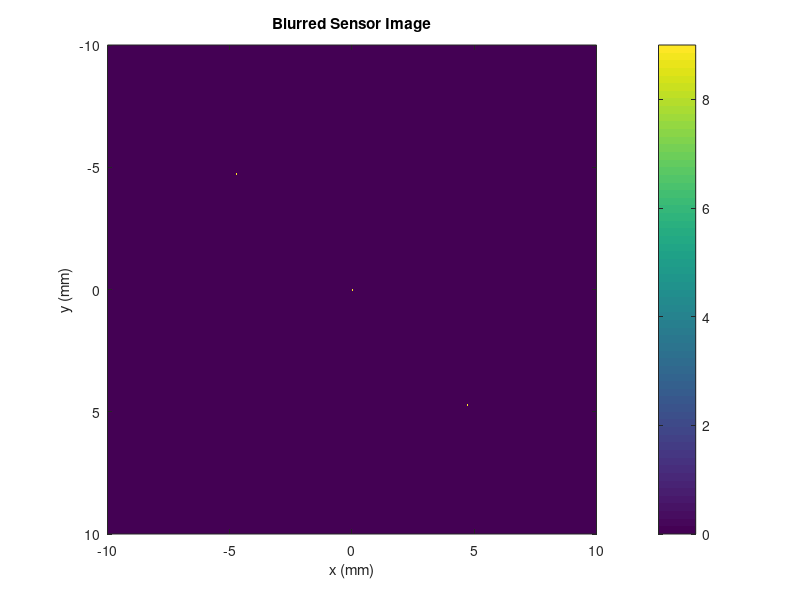
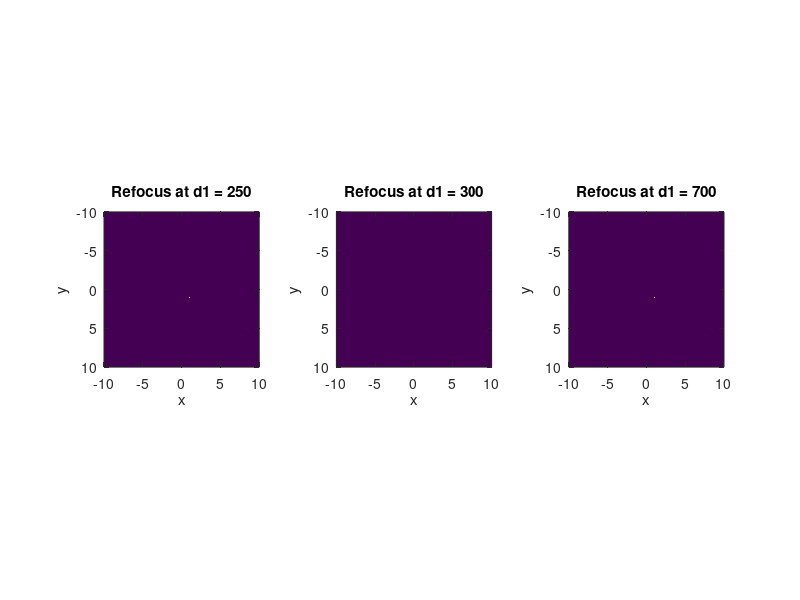

These charts were generated, in order, by the following MATLAB code:
%% Multiple rays per point %%
clear; close all; clc; 

%System
d1 = 800;
Fl = 6;
%d2 = (Fl*d1)/(d1-Fl);
d2 = Fl;
thetaX0 = deg2rad(0);
thetaY0 = deg2rad(0);
thetaX1 = deg2rad(45);
thetaY1 = deg2rad(45);
thetaX2 = deg2rad(-45);
thetaY2 = deg2rad(-45);

%Holy Matricies
%--
%(x, y) = (0,0) while theta changes -- simulates cone on rays
%Object 0's x and thetaX
point0X = [0, thetaX1; %theta = 45
          0, thetaX0;  %theta = 0
          0, thetaX2;];%theta = -45

%Object 0's y and thetaY
point0Y = [0, thetaY1; 
           0, thetaY0; 
           0, thetaY2;];
%--

%--
%(x, y) = (1,1) while theta changes -- simulates cone on rays
%Object 1's x and thetaX
point1X = [1, thetaX1;
          1, thetaX0;
          1, thetaX2;];

%Object 1's y and thetaY
point1Y = [1, thetaY1; 
           1, thetaY0; 
           1, thetaY2;];
%--

%--
%(x, y) = (-1,-1) while theta changes -- simulates cone on rays
%Object -1's x and thetaX
pointNeg1X = [-1, thetaX1;
              -1, thetaX0;
              -1, thetaX2;];

%Object -1's y and thetaY
pointNeg1Y = [-1, thetaY1;
              -1, thetaY0;
              -1, thetaY2;];
%-- 

%Positions matrix
point0 = [point0X'; point0Y']; %all rays for point (0,0)
point1 = [point1X'; point1Y']; %all rays for point (1,1)
pointNeg1 = [pointNeg1X'; pointNeg1Y']; %all rays for point (-1,-1)
PositionsMatrix = [point0, point1, pointNeg1] %All rays for all points

%Propogation Matrix 
Md1 = [1, d1; 0, 1]; %obj -> lens
M_Lens = [1, 0; -1/Fl, 1]; %lens shift
Md2 = [1, d2; 0, 1]; %lens -> sensor
M = Md2 * M_Lens * Md1; %propogation matrix
M_padded = [M, zeros(2); zeros(2), M] %zero padding to satisfy dimensions


%Ray's final postion
Ray_Final = M_padded * PositionsMatrix %Where each ray hits sensor

%debugging
%Final0 = M_padded * point0; %Where object 0 hits sensor
%Final1 = M_padded * point1; %Where object 1 hits sensor
%FinalNeg1 = M_padded * pointNeg1; %Where object -1 hits sensor

%Binning and Refocusing
%Move d1 
d700 = 700;
d300 = 300;
d250 = 250;

%700 Matrix
Md700 = [1, d700; 0, 1]; %obj -> lens
M_Lens = [1, 0; -1/Fl, 1]; %lens shift
Md2 = [1, d2; 0, 1]; %lens -> sensor
M = Md2 * M_Lens * Md700; %propogation matrix
M_padded700 = [M, zeros(2); zeros(2), M] %zero padding to satisfy dimensions

%300 Matrix
Md300 = [1, d300; 0, 1]; %obj -> lens
M_Lens = [1, 0; -1/Fl, 1]; %lens shift
Md2 = [1, d2; 0, 1]; %lens -> sensor
M = Md2 * M_Lens * Md300; %propogation matrix
M_padded300 = [M, zeros(2); zeros(2), M]; %zero padding to satisfy dimensions

%250 Matrix
Md250 = [1, d250; 0, 1]; %obj -> lens
M_Lens = [1, 0; -1/Fl, 1]; %lens shift
Md2 = [1, d2; 0, 1]; %lens -> sensor
M = Md2 * M_Lens * Md250; %propogation matrix
M_padded250 = [M, zeros(2); zeros(2), M]; %zero padding to satisfy dimensions

%Calculate the final positions for each distance matrix
Ray_Final_700 = M_padded700 * PositionsMatrix;
Ray_Final_300 = M_padded300 * PositionsMatrix;
Ray_Final_250 = M_padded250 * PositionsMatrix

%Combine all rays for blurred image
R_blur = [Ray_Final_250, Ray_Final_300, Ray_Final_700];

% Extract x and y sensor positions
x_sensor = R_blur(1,:); % x position on sensor
y_sensor = R_blur(3,:); % y position on sensor

%Define sensor grid
pixel_size = 0.05;
sensor_half_width = 10;
sensor_half_height = 10;
x_min = -sensor_half_width; x_max = sensor_half_width;
y_min = -sensor_half_height; y_max = sensor_half_height;

x_edges = x_min:pixel_size:x_max;
y_edges = y_min:pixel_size:y_max;
x_centers = (x_edges(1:end-1) + x_edges(2:end))/2;
y_centers = (y_edges(1:end-1) + y_edges(2:end))/2;

%Bin rays
ix = floor((x_sensor - x_min)/pixel_size) + 1;
iy = floor((y_sensor - y_min)/pixel_size) + 1;
valid = ix>=1 & ix<=length(x_centers) & iy>=1 & iy<=length(y_centers);
ix = ix(valid); iy = iy(valid);
sensor_counts = accumarray([ix(:) iy(:)],1,[length(x_centers) length(y_centers)]);
sensor_image = sensor_counts';

%Plot blurred image
figure;
imagesc(x_centers, y_centers, sensor_image);
axis image; xlabel('x (mm)'); ylabel('y (mm)');
title('Blurred Sensor Image');
colorbar;

%Manual Refocus for Each Lens Position
d2 = Fl;  %distance from lens to sensor

%Sensor grid for plotting
pixel_size = 0.05;
sensor_half_width = 10;
sensor_half_height = 10;
x_min = -sensor_half_width; x_max = sensor_half_width;
y_min = -sensor_half_height; y_max = sensor_half_height;
x_edges = x_min:pixel_size:x_max;
y_edges = y_min:pixel_size:y_max;
x_centers = (x_edges(1:end-1) + x_edges(2:end))/2;
y_centers = (y_edges(1:end-1) + y_edges(2:end))/2;

%Refocus for d1 = 250
R = Ray_Final_250;
x_sensor = R(1,:) 
theta_x = R(2,:)
y_sensor = R(3,:) 
theta_y = R(4,:)

%Back-project rays to object plane at d1 = 250
x_ref_250 = x_sensor + theta_x * (d2);
y_ref_250 = y_sensor + theta_y * (d2);

%Bin rays to pixels
ix = floor((x_ref_250 - x_min)/pixel_size) + 1;
iy = floor((y_ref_250 - y_min)/pixel_size) + 1;
valid = ix>=1 & ix<=length(x_centers) & iy>=1 & iy<=length(y_centers);
ix = ix(valid); iy = iy(valid);
ref_counts_250 = accumarray([ix(:) iy(:)], 1, [length(x_centers) length(y_centers)])
ref_image_250 = ref_counts_250';

%Refocus for d1 = 300
R = Ray_Final_300;
x_sensor = R(1,:); 
theta_x = R(2,:);
y_sensor = R(3,:); 
theta_y = R(4,:);

x_ref_300 = x_sensor + theta_x * (d2);
y_ref_300 = y_sensor + theta_y * (d2);

ix = floor((x_ref_300 - x_min)/pixel_size) + 1;
iy = floor((y_ref_300 - y_min)/pixel_size) + 1;
valid = ix>=1 & ix<=length(x_centers) & iy>=1 & iy<=length(y_centers);
ix = ix(valid); iy = iy(valid);
ref_counts_300 = accumarray([ix(:) iy(:)], 1, [length(x_centers) length(y_centers)]);
ref_image_300 = ref_counts_300';

%Refocus for d1 = 700
R = Ray_Final_700;
x_sensor = R(1,:); 
theta_x = R(2,:);
y_sensor = R(3,:); 
theta_y = R(4,:);

x_ref_700 = x_sensor + theta_x * (d2);
y_ref_700 = y_sensor + theta_y * (d2);

ix = floor((x_ref_700 - x_min)/pixel_size) + 1;
iy = floor((y_ref_700 - y_min)/pixel_size) + 1;
valid = ix>=1 & ix<=length(x_centers) & iy>=1 & iy<=length(y_centers);
ix = ix(valid); iy = iy(valid);
ref_counts_700 = accumarray([ix(:) iy(:)], 1, [length(x_centers) length(y_centers)]);
ref_image_700 = ref_counts_700';

%Plot all refocused images
figure;
subplot(1,3,1);
imagesc(x_centers, y_centers, ref_image_250);
axis image; xlabel('x'); ylabel('y'); title('Refocus at d1 = 250');

subplot(1,3,2);
imagesc(x_centers, y_centers, ref_image_300);
axis image; xlabel('x'); ylabel('y'); title('Refocus at d1 = 300');

subplot(1,3,3);
imagesc(x_centers, y_centers, ref_image_700);
axis image; xlabel('x'); ylabel('y'); title('Refocus at d1 = 700');
